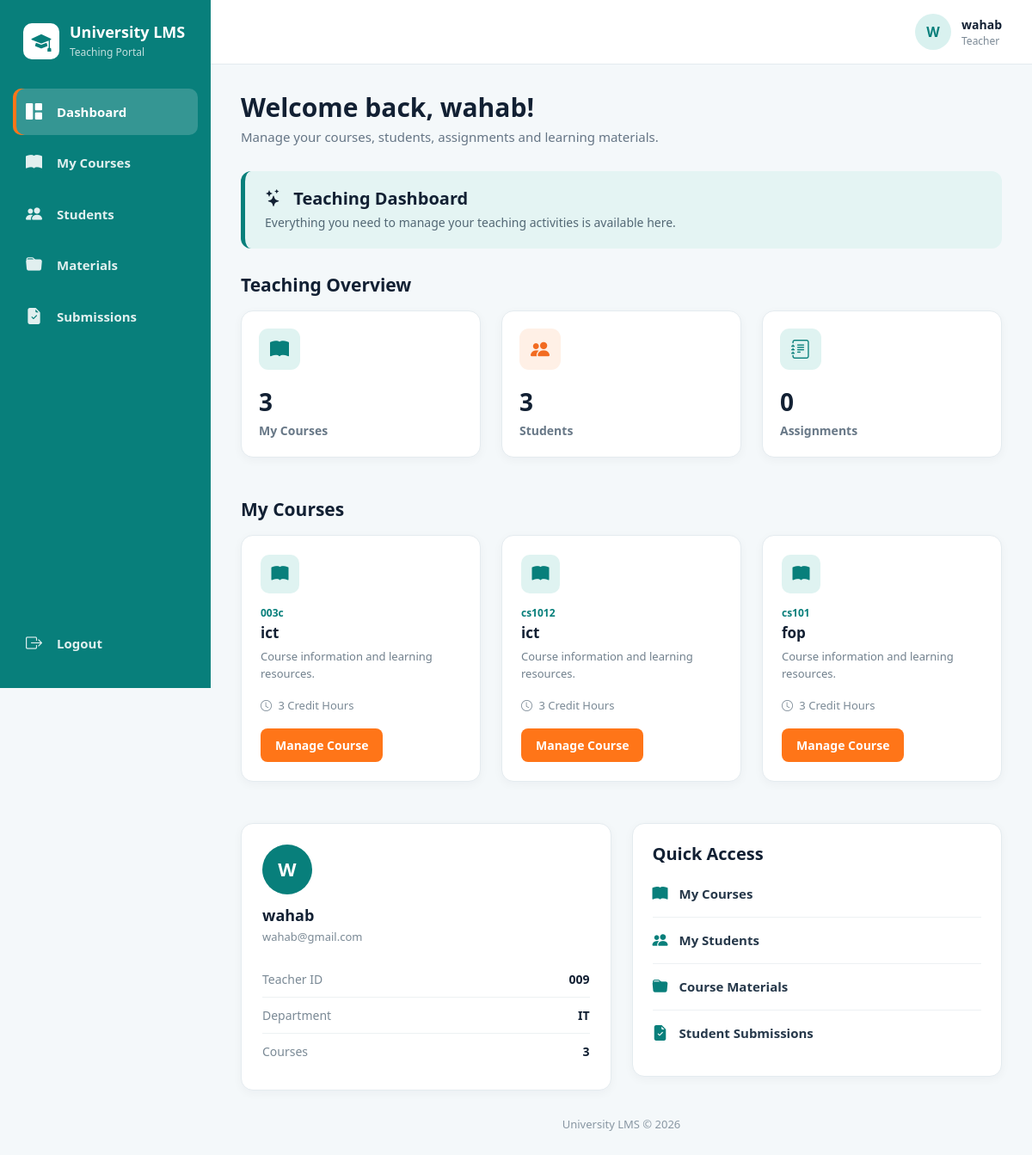
The app's page /teacher/dashboard.php (signed in) with its own data.
### tables this page shows
CREATE TABLE `users` (
  `id` int(11) NOT NULL,
  `full_name` varchar(100) NOT NULL,
  `email` varchar(100) NOT NULL,
  `phone` varchar(30) DEFAULT NULL,
  `address` varchar(255) DEFAULT NULL,
  `student_id` varchar(50) DEFAULT NULL,
  `teacher_id` varchar(50) DEFAULT NULL,
  `semester` int(11) DEFAULT NULL,
  `department_id` int(11) DEFAULT NULL,
  `password` varchar(255) NOT NULL,
  `role` enum('student','teacher','admin') NOT NULL DEFAULT 'student',
  `created_at` timestamp NOT NULL DEFAULT current_timestamp()
);

CREATE TABLE `courses` (
  `id` int(11) NOT NULL,
  `department_id` int(11) NOT NULL,
  `teacher_id` int(11) DEFAULT NULL,
  `course_code` varchar(50) NOT NULL,
  `course_name` varchar(150) NOT NULL,
  `description` text DEFAULT NULL,
  `credit_hours` int(11) DEFAULT 3,
  `created_at` timestamp NOT NULL DEFAULT current_timestamp()
);

CREATE TABLE `departments` (
  `id` int(11) NOT NULL,
  `name` varchar(100) NOT NULL,
  `description` text DEFAULT NULL,
  `created_at` timestamp NOT NULL DEFAULT current_timestamp()
);

### teacher/dashboard.php (the view, shortened to what this page needs)
<?php
include "../includes/db.php";
$teacher_id = $_SESSION['user_id'];
$stmt = mysqli_prepare(
    $conn,
    "SELECT full_name, email, teacher_id, department_id
     FROM users
     WHERE id = ?"
);
mysqli_stmt_bind_param($stmt, "i", $teacher_id);
mysqli_stmt_execute($stmt);
$result = mysqli_stmt_get_result($stmt);
$teacher = mysqli_fetch_assoc($result);
$department_name = "Not Assigned";
if (!empty($teacher['department_id'])) {
    $dept_stmt = mysqli_prepare(
        $conn,
        "SELECT name FROM departments WHERE id = ?"
    );
    mysqli_stmt_bind_param(
        $dept_stmt,
        "i",
        $teacher['department_id']
    );
    mysqli_stmt_execute($dept_stmt);
    $dept_result = mysqli_stmt_get_result($dept_stmt);
    $dept = mysqli_fetch_assoc($dept_result);
    if ($dept) {
        $department_name = $dept['name'];
    }
}
$stmt = mysqli_prepare(
    $conn,
    "SELECT
        courses.id,
        courses.course_code,
        courses.course_name,
        courses.description,
        courses.credit_hours,
        departments.name AS department_name
     FROM courses
     LEFT JOIN departments
        ON courses.department_id = departments.id
     WHERE courses.teacher_id = ?
     ORDER BY courses.id DESC"
);
mysqli_stmt_bind_param($stmt, "i", $teacher_id);
mysqli_stmt_execute($stmt);
$courses_result = mysqli_stmt_get_result($stmt);
$first_course_id = 0;
$first_course_stmt = mysqli_prepare(
    $conn,
    "SELECT id
     FROM courses
     WHERE teacher_id = ?
     ORDER BY id ASC
     LIMIT 1"
);
mysqli_stmt_bind_param(
    $first_course_stmt,
    "i",
    $teacher_id
);
mysqli_stmt_execute($first_course_stmt);
$first_course_result = mysqli_stmt_get_result(
    $first_course_stmt
);
$first_course = mysqli_fetch_assoc($first_course_result);
if ($first_course) {
    $first_course_id = (int)$first_course['id'];
}
$first_assignment_id = 0;
$stmt = mysqli_prepare(
    $conn,
    "SELECT COUNT(*) AS total
     FROM courses
     WHERE teacher_id = ?"
);
mysqli_stmt_bind_param($stmt, "i", $teacher_id);
mysqli_stmt_execute($stmt);
$course_count = mysqli_fetch_assoc(
    mysqli_stmt_get_result($stmt)
)['total'];
$stmt = mysqli_prepare(
    $conn,
    "SELECT COUNT(*) AS total
     FROM assignments
     INNER JOIN courses
        ON assignments.course_id = courses.id
     WHERE courses.teacher_id = ?"
);
mysqli_stmt_bind_param($stmt, "i", $teacher_id);
mysqli_stmt_execute($stmt);
$assignment_count = mysqli_fetch_assoc(
    mysqli_stmt_get_result($stmt)
)['total'];
$stmt = mysqli_prepare(
    $conn,
    "SELECT COUNT(DISTINCT enrollments.student_id) AS total
     FROM enrollments
     INNER JOIN courses
        ON enrollments.course_id = courses.id
     WHERE courses.teacher_id = ?"
);
mysqli_stmt_bind_param($stmt, "i", $teacher_id);
mysqli_stmt_execute($stmt);
$student_count = mysqli_fetch_assoc(
    mysqli_stmt_get_result($stmt)
)['total'];
$initial = strtoupper(
    substr($teacher['full_name'], 0, 1)
);
?>
<!DOCTYPE html>
<html lang="en">
<head>
    <link
        href="https://cdn.jsdelivr.net/npm/bootstrap@5.3.3/dist/css/bootstrap.min.css"
        rel="stylesheet"
    >
    <link
        rel="stylesheet"
        href="https://cdn.jsdelivr.net/npm/bootstrap-icons@1.11.3/font/bootstrap-icons.min.css"
    >
</head>
<body>
<div class="sidebar">
    <div class="brand">
        <div class="brand-icon">
            <i class="bi bi-mortarboard-fill"></i>
        </div>
        <div>
            <div class="brand-text">
                University LMS
            </div>
            <div class="brand-small">
                Teaching Portal
            </div>
        </div>
    </div>
    <div class="nav-menu">
        <a
            href="dashboard.php"
            class="nav-link-custom active"
        >
            <i class="bi bi-grid-1x2-fill"></i>
            Dashboard
        </a>
        <?php if ($first_course_id > 0): ?>
            <a
                href="course.php?id=<?php echo $first_course_id; ?>"
                class="nav-link-custom"
            >
                <i class="bi bi-book-fill"></i>
                My Courses
            </a>
        <?php endif; ?>
        <?php if ($first_course_id > 0): ?>
            <a
                href="students.php?course_id=<?php echo $first_course_id; ?>"
                class="nav-link-custom"
            >
                <i class="bi bi-people-fill"></i>
                Students
            </a>
        <?php endif; ?>
        <?php if ($first_course_id > 0): ?>
            <a
                href="materials.php?course_id=<?php echo $first_course_id; ?>"
                class="nav-link-custom"
            >
                <i class="bi bi-folder-fill"></i>
                Materials
            </a>
        <?php endif; ?>
        <?php if ($first_assignment_id > 0): ?>
            <a
                href="submissions.php?assignment_id=<?php echo $first_assignment_id; ?>"
                class="nav-link-custom"
            >
                <i class="bi bi-file-earmark-check-fill"></i>
                Submissions
            </a>
        <?php else: ?>
            <?php if ($first_course_id > 0): ?>
                <a
                    href="course.php?id=<?php echo $first_course_id; ?>#assignments"
                    class="nav-link-custom"
                >
                    <i class="bi bi-file-earmark-check-fill"></i>
                    Submissions
                </a>
            <?php endif; ?>
        <?php endif; ?>
        <a
            href="../logout.php"
            class="nav-link-custom logout-link"
        >
            <i class="bi bi-box-arrow-right"></i>
            Logout
        </a>
    </div>
</div>
<div class="main-content">
    <div class="topbar">
        <div class="teacher-profile">
            <div class="profile-avatar">
                <?php echo htmlspecialchars($initial); ?>
            </div>
            <div class="profile-info">
                <strong>
                    <?php echo htmlspecialchars($teacher['full_name']); ?>
                </strong>
                <span>
                    Teacher
                </span>
            </div>
        </div>
    </div>
    <div class="content">
        <h1 class="welcome-title">
            Welcome back,
            <?php echo htmlspecialchars($teacher['full_name']); ?>!
        </h1>
        <p class="welcome-text">
            Manage your courses, students, assignments and learning materials.
        </p>
        <div class="welcome-box">
            <h4>
                <i class="bi bi-stars me-2"></i>
                Teaching Dashboard
            </h4>
            <p>
                Everything you need to manage your teaching activities is available here.
            </p>
        </div>
        <h3 class="section-title">
            Teaching Overview
        </h3>
        <div class="row g-4 mb-5">
            <div class="col-lg-4 col-md-6">
                <div class="stat-card">
                    <div class="stat-icon teal-icon">
                        <i class="bi bi-book-fill"></i>
                    </div>
                    <div class="stat-number">
                        <?php echo $course_count; ?>
                    </div>
                    <div class="stat-label">
                        My Courses
                    </div>
                </div>
            </div>
            <div class="col-lg-4 col-md-6">
                <div class="stat-card">
                    <div class="stat-icon orange-icon">
                        <i class="bi bi-people-fill"></i>
                    </div>
                    <div class="stat-number">
                        <?php echo $student_count; ?>
                    </div>
                    <div class="stat-label">
                        Students
                    </div>
                </div>
            </div>
            <div class="col-lg-4 col-md-6">
                <div class="stat-card">
                    <div class="stat-icon teal-icon">
                        <i class="bi bi-journal-text"></i>
                    </div>
                    <div class="stat-number">
                        <?php echo $assignment_count; ?>
                    </div>
                    <div class="stat-label">
                        Assignments
                    </div>
                </div>
            </div>
        </div>
        <h3 class="section-title" id="courses">
            My Courses
        </h3>
        <div class="row g-4 mb-5">
            <?php if (mysqli_num_rows($courses_result) > 0): ?>
                <?php while ($course = mysqli_fetch_assoc($courses_result)): ?>
                    <div class="col-lg-4 col-md-6">
                        <div class="course-card">
                            <div class="course-icon">
                                <i class="bi bi-book-fill"></i>
                            </div>
                            <div class="course-code">
                                <?php echo htmlspecialchars(
                                    $course['course_code']
                                ); ?>
                            </div>
                            <h5>
                                <?php echo htmlspecialchars(
                                    $course['course_name']
                                ); ?>
                            </h5>
                            <p>
                                <?php
                                echo htmlspecialchars(
                                    $course['description']
                                    ?: "Course information and learning resources."
                                );
                                ?>
                            </p>
                            <div class="course-meta">
                                <i class="bi bi-clock me-1"></i>
                                <?php echo htmlspecialchars(
                                    $course['credit_hours']
                                ); ?>
                                Credit Hours
                            </div>
                            <a
                                href="course.php?id=<?php echo $course['id']; ?>"
                                class="btn-theme"
                            >
                                Manage Course
                            </a>
                        </div>
                    </div>
                <?php endwhile; ?>
            <?php endif; ?>
        </div>
        <div class="row g-4">
            <div class="col-lg-6">
                <div class="profile-card">
                    <div class="profile-big">
                        <?php echo htmlspecialchars($initial); ?>
                    </div>
                    <h5>
                        <?php echo htmlspecialchars(
                            $teacher['full_name']
                        ); ?>
                    </h5>
                    <div class="email">
                        <?php echo htmlspecialchars(
                            $teacher['email']
                        ); ?>
                    </div>
                    <div class="profile-row">
                        <span>
                            Teacher ID
                        </span>
                        <span>
                            <?php echo htmlspecialchars(
                                $teacher['teacher_id']
                            ); ?>
                        </span>
                    </div>
                    <div class="profile-row">
                        <span>
                            Department
                        </span>
                        <span>
                            <?php echo htmlspecialchars(
                                $department_name
                            ); ?>
                        </span>
                    </div>
                    <div class="profile-row">
                        <span>
                            Courses
                        </span>
                        <span>
                            <?php echo $course_count; ?>
                        </span>
                    </div>
                </div>
            </div>
            <div class="col-lg-6">
                <div class="quick-box">
                    <h5 class="fw-bold mb-2">
                        Quick Access
                    </h5>
                    <?php if ($first_course_id > 0): ?>
                        <a
                            href="course.php?id=<?php echo $first_course_id; ?>"
                            class="quick-link"
                        >
                            <i class="bi bi-book-fill"></i>
                            My Courses
                        </a>
                        <a
                            href="students.php?course_id=<?php echo $first_course_id; ?>"
                            class="quick-link"
                        >
                            <i class="bi bi-people-fill"></i>
                            My Students
                        </a>
                        <a
                            href="materials.php?course_id=<?php echo $first_course_id; ?>"
                            class="quick-link"
                        >
                            <i class="bi bi-folder-fill"></i>
                            Course Materials
                        </a>
                    <?php endif; ?>
                    <?php if ($first_assignment_id > 0): ?>
                        <a
                            href="submissions.php?assignment_id=<?php echo $first_assignment_id; ?>"
                            class="quick-link"
                        >
                            <i class="bi bi-file-earmark-check-fill"></i>
                            Student Submissions
                        </a>
                    <?php elseif ($first_course_id > 0): ?>
                        <a
                            href="course.php?id=<?php echo $first_course_id; ?>#assignments"
                            class="quick-link"
                        >
                            <i class="bi bi-file-earmark-check-fill"></i>
                            Student Submissions
                        </a>
                    <?php endif; ?>
                </div>
            </div>
        </div>
        <div class="footer">
            University LMS &copy;
            <?php echo date("Y"); ?>
        </div>
    </div>
</div>
</body>
</html>

### records on screen
users: full_name "W", full_name "wahab", email "wahab@gmail.com", teacher "009"
courses: course_code "003c", course_name "ict", description "Course information and learning resources.", credit_hours "3"
courses: course_code "cs1012", course_name "ict", description "Course information and learning resources.", credit_hours "3"
courses: course_code "cs101", course_name "fop", description "Course information and learning resources.", credit_hours "3"
departments: name "IT"

### other values on screen
$course_count "3"
$student_count "3"
$assignment_count "0"
